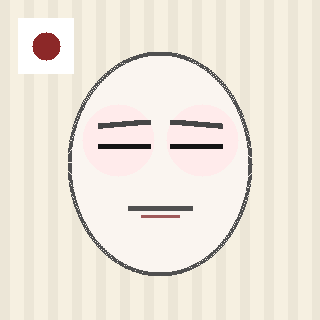
#> input picture frames/closed_closed_center.png, 320 x 320 px
$ python -i matting.py   (imports and definitions only)
#> lines starting #> are read from the running program, lines starting #| are printed output that depends on the picture; after the words box and inside, x2 and y2 are one past the last pixel; in counts of white or black regions, pixels touching at a corner belong together
#> further down, picture is the input picture: shape (320, 320, 3); mean B, G, R 219.9, 230.7, 237.8
"""White-background matting → RGBA with alpha channel."""

from __future__ import annotations

import cv2
import numpy as np


def white_bg_matting(bgr: np.ndarray) -> np.ndarray:
    """
    Extract the character from a white background.

    Steps:
      1. Sample border pixels to learn the background's brightness/saturation,
         then mark near-white pixels with an adaptive threshold.  The band is
         tight enough that light-coloured clothing (usually 10+ value units
         below the background) stays in the character mask.
      2. Flood-fill from the image borders — only background connected
         to the border is removed (keeps white costume/highlights inside).
      3. Morphological cleanup: open (kill specks) then close (fill holes).
      4. Feather the mask edge slightly for smooth alpha.
    """
    hsv = cv2.cvtColor(bgr, cv2.COLOR_BGR2HSV)
#> hsv: shape (320, 320, 3); mean H, S, V 16.9, 19.3, 237.8
    h, w = bgr.shape[:2]
#> h = 320; w = 320

    # Learn background stats from the border ring
    border = np.concatenate([
        hsv[:5, :, :].reshape(-1, 3),
        hsv[-5:, :, :].reshape(-1, 3),
        hsv[:, :5, :].reshape(-1, 3),
        hsv[:, -5:, :].reshape(-1, 3),
    ]).astype(np.float32)
    bg_value = float(np.median(border[:, 2]))
#> bg_value = 236
    bg_sat = float(np.median(border[:, 1]))
#> bg_sat = 23

    # Near-white: within the adaptive band of the learned background.
    value = hsv[:, :, 2]
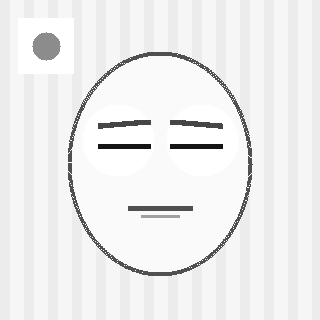
#> value: shape (320, 320); min 20, max 255, mean 237.8
    sat = hsv[:, :, 1]
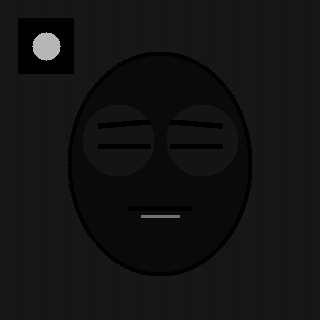
#> sat: shape (320, 320); min 0, max 182, mean 19.3
    v_lo = min(245.0, bg_value - 6.0)
#> v_lo = 230
    s_hi = max(12.0, bg_sat + 10.0)
#> s_hi = 33
    white_mask = ((value >= v_lo) & (sat <= s_hi)).astype(np.uint8)
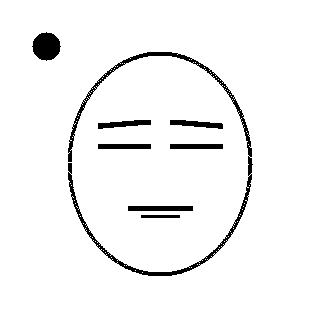
#> white_mask: shape (320, 320); values 0 (black) and 1 (white), 95.7% white; 8 black regions, largest, box (x1, y1, x2, y2) and area: (68, 52, 253, 276) 2284, (32, 32, 61, 61) 613, (128, 206, 193, 211) 325

    # Flood fill from borders (4-connected)
    fill = white_mask.copy()
    stack = []
    for x in range(w):
        if fill[0, x]:
            stack.append((0, x))
        if fill[h - 1, x]:
            stack.append((h - 1, x))
#> after the loop, stack = 640 pairs, first value 0 to 319, second value 0 to 319
    for y in range(h):
        if fill[y, 0]:
            stack.append((y, 0))
        if fill[y, w - 1]:
            stack.append((y, w - 1))
#> after the loop, stack = 1280 pairs, first value 0 to 319, second value 0 to 319

    bg = np.zeros_like(fill)
    while stack:
        y, x = stack.pop()
        if bg[y, x] or not fill[y, x]:
            continue
        bg[y, x] = 1
        if y > 0:
            stack.append((y - 1, x))
        if y < h - 1:
            stack.append((y + 1, x))
        if x > 0:
            stack.append((y, x - 1))
        if x < w - 1:
            stack.append((y, x + 1))
#> this loop made 391160 passes
#> x on passes 1 to 3: 319, 318, 319
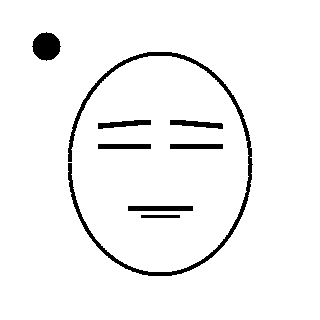
#> bg: shape (320, 320); values 0 (black) and 1 (white), 95.5% white; 8 black regions, largest, box (x1, y1, x2, y2) and area: (68, 52, 253, 276) 2462, (32, 32, 61, 61) 613, (128, 206, 193, 211) 325
#> after the loop, stack = []

    char_mask = 1 - bg  # 1 = character

    # Morphological cleanup
    kernel = np.ones((3, 3), np.uint8)
    char_mask = cv2.morphologyEx(char_mask, cv2.MORPH_OPEN, kernel)
#> char_mask: shape (320, 320); values 0 (black) and 1 (white), 4.5% white; 9 white regions, largest, box (x1, y1, x2, y2) and area: (68, 158, 252, 276) 1255, (68, 52, 252, 162) 1192, (33, 33, 60, 60) 609
    char_mask = cv2.morphologyEx(char_mask, cv2.MORPH_CLOSE, kernel)
#> char_mask: shape (320, 320); values 0 (black) and 1 (white), 4.5% white; 8 white regions, largest, box (x1, y1, x2, y2) and area: (68, 52, 252, 276) 2467, (33, 33, 60, 60) 609, (128, 206, 193, 211) 325

    # Feather edge (1px gaussian) for softer alpha
    alpha = cv2.GaussianBlur(char_mask * 255, (3, 3), 0)
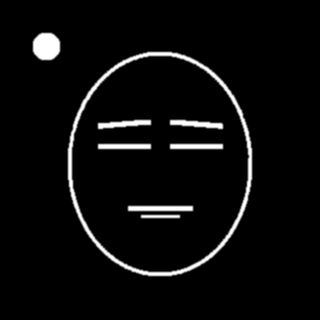
#> alpha: shape (320, 320); min 0, max 255, mean 11.5

    rgba = cv2.cvtColor(bgr, cv2.COLOR_BGR2BGRA)
    rgba[:, :, 3] = alpha
    return rgba

>>> import cv2
>>> picture = cv2.imread('../../frames/closed_closed_center.png')
>>> result = white_bg_matting(picture)

$ run again, on frames/closed_closed_down.png
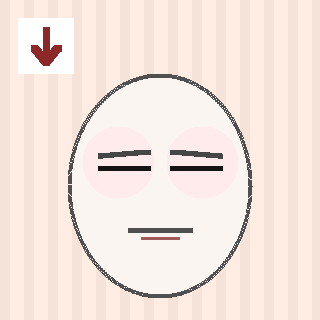
#> input picture frames/closed_closed_down.png, 320 x 320 px
#> picture is the input picture: shape (320, 320, 3); mean B, G, R 220.7, 228.2, 243.7
#> hsv: shape (320, 320, 3); mean H, S, V 9.7, 23.8, 243.7
#> bg_value = 245
#> bg_sat = 30
#> v_lo = 239
#> s_hi = 40
#> in white_bg_matting, `white_mask = ((value >= v_lo) & (sat <= s_hi)).astype(np.uint8)`:
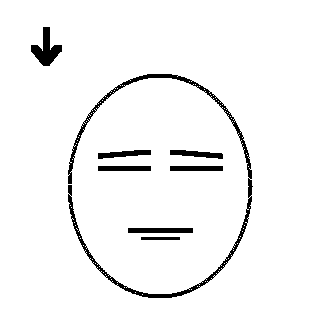
#> white_mask: shape (320, 320); values 0 (black) and 1 (white), 95.7% white; 8 black regions, largest, box (x1, y1, x2, y2) and area: (68, 74, 253, 298) 2284, (31, 27, 62, 66) 559, (128, 228, 193, 233) 325
#> after the loop in white_bg_matting, `for x in range(w):`: stack = 640 pairs, first value 0 to 319, second value 0 to 319
#> after the loop in white_bg_matting, `for y in range(h):`: stack = 1280 pairs, first value 0 to 319, second value 0 to 319
#> the loop in white_bg_matting, `while stack:` made 391376 passes
#> x on passes 1 to 3: 319, 318, 319
#> after the loop in white_bg_matting, `while stack:`: stack = []
#> in white_bg_matting, `alpha = cv2.GaussianBlur(char_mask * 255, (3, 3), 0)`:
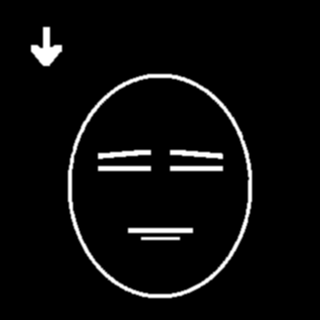
#> alpha: shape (320, 320); min 0, max 255, mean 11.4

$ run again, on frames/closed_closed_left.png
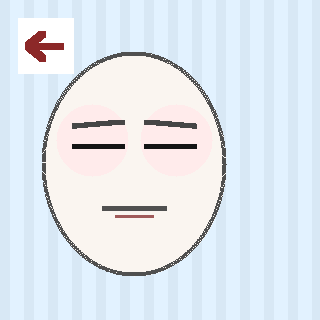
#> input picture frames/closed_closed_left.png, 320 x 320 px
#> picture is the input picture: shape (320, 320, 3); mean B, G, R 239.5, 232.1, 224.8
#> hsv: shape (320, 320, 3); mean H, S, V 70.2, 23.8, 243.6
#> bg_value = 245
#> bg_sat = 30
#> v_lo = 239
#> s_hi = 40
#> in white_bg_matting, `white_mask = ((value >= v_lo) & (sat <= s_hi)).astype(np.uint8)`:
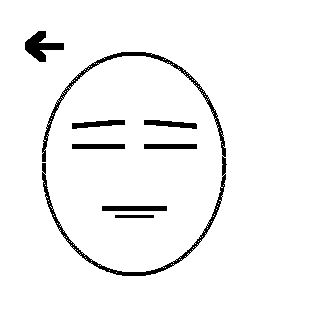
#> white_mask: shape (320, 320); values 0 (black) and 1 (white), 95.7% white; 8 black regions, largest, box (x1, y1, x2, y2) and area: (42, 52, 227, 276) 2284, (25, 31, 64, 62) 572, (102, 206, 167, 211) 325
#> after the loop in white_bg_matting, `for x in range(w):`: stack = 640 pairs, first value 0 to 319, second value 0 to 319
#> after the loop in white_bg_matting, `for y in range(h):`: stack = 1280 pairs, first value 0 to 319, second value 0 to 319
#> the loop in white_bg_matting, `while stack:` made 391324 passes
#> x on passes 1 to 3: 319, 318, 319
#> after the loop in white_bg_matting, `while stack:`: stack = []
#> in white_bg_matting, `alpha = cv2.GaussianBlur(char_mask * 255, (3, 3), 0)`:
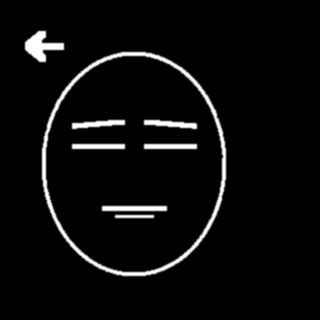
#> alpha: shape (320, 320); min 0, max 255, mean 11.4

$ run again, on frames/closed_closed_right.png
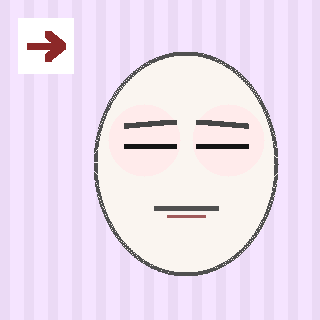
#> input picture frames/closed_closed_right.png, 320 x 320 px
#> picture is the input picture: shape (320, 320, 3); mean B, G, R 239.5, 223, 237.2
#> hsv: shape (320, 320, 3); mean H, S, V 93.6, 22.5, 243.7
#> bg_value = 245
#> bg_sat = 28
#> v_lo = 239
#> s_hi = 38
#> in white_bg_matting, `white_mask = ((value >= v_lo) & (sat <= s_hi)).astype(np.uint8)`:
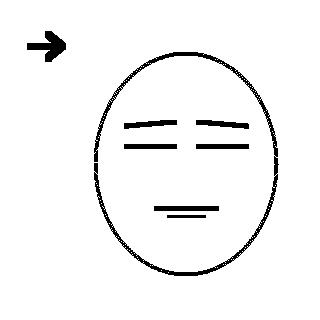
#> white_mask: shape (320, 320); values 0 (black) and 1 (white), 95.7% white; 8 black regions, largest, box (x1, y1, x2, y2) and area: (94, 52, 279, 276) 2284, (27, 31, 66, 62) 559, (154, 206, 219, 211) 325
#> after the loop in white_bg_matting, `for x in range(w):`: stack = 640 pairs, first value 0 to 319, second value 0 to 319
#> after the loop in white_bg_matting, `for y in range(h):`: stack = 1280 pairs, first value 0 to 319, second value 0 to 319
#> the loop in white_bg_matting, `while stack:` made 391376 passes
#> x on passes 1 to 3: 319, 318, 319
#> after the loop in white_bg_matting, `while stack:`: stack = []
#> in white_bg_matting, `alpha = cv2.GaussianBlur(char_mask * 255, (3, 3), 0)`:
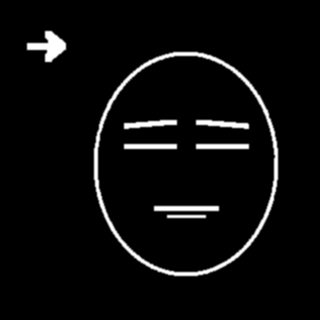
#> alpha: shape (320, 320); min 0, max 255, mean 11.4
